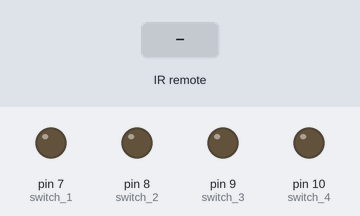
Recording of a sketch running on a simulated Arduino Uno, built with avr-gcc and run on an emulated ATmega328P. Shown: output pins drawn as LEDs (lit = HIGH). Inputs (shaded band) come from the test bench.

Above: at 1.2 s.
1.3 s: infrared code 0xFFA25D received
At 2.5 s:
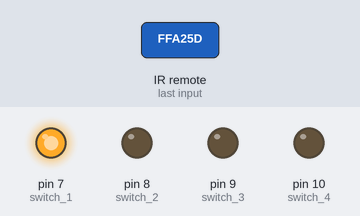
2.8 s: infrared code 0xFF629D received
At 3.6 s:
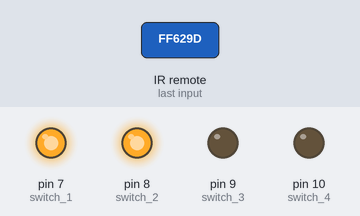
4.3 s: infrared code 0xFFE21D received
At 4.8 s:
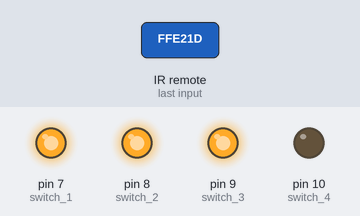
5.8 s: infrared code 0xFF22DD received
At 7.0 s:
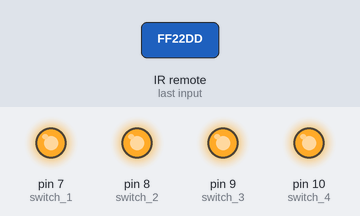
7.3 s: infrared code 0xFFA25D received
At 8.3 s:
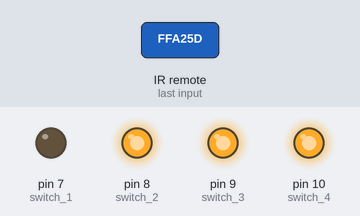
8.8 s: infrared code 0xFF629D received
At 9.4 s:
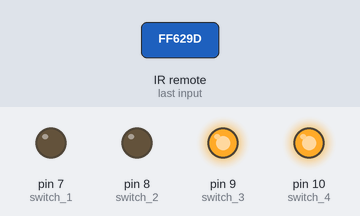
Timing chart, 0 to 11.3 s (numbered marks = the images above; inputs shaded):
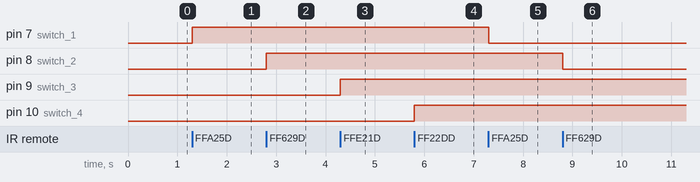

The sketch:

sketch_mar27b.ino
```cpp
#include <IRremote.h>
const int switch_1 = 7;
const int switch_2 = 8;
const int switch_3 = 9;
const int switch_4 = 10;
int RECV_PIN = 11;

int toggleState_1 = 0;
int toggleState_2 = 0;
int toggleState_3 = 0;
int toggleState_4 = 0;

IRrecv irrecv(RECV_PIN);
decode_results results;

void setup() {
  Serial.begin(9600);
  irrecv.enableIRIn();
  pinMode(switch_1, OUTPUT);
  pinMode(switch_2, OUTPUT);
  pinMode(switch_3, OUTPUT);
  pinMode(switch_4, OUTPUT);
}

void loop() {
  if (irrecv.decode(&results)){

    switch(results.value){
      case 0xFFA25D:
        if(toggleState_1 == 0){
          digitalWrite(switch_1, HIGH);
          toggleState_1 = 1;
        }
        else{
          digitalWrite(switch_1, LOW);
          toggleState_1 = 0;
        }
        delay(100);
      break;
      case 0xFF629D:
        if(toggleState_2 == 0){
          digitalWrite(switch_2, HIGH);
          toggleState_2 = 1;
        }
        else{
          digitalWrite(switch_2, LOW);
          toggleState_2 = 0;
        }
        delay(100);
      break;
      case 0xFFE21D:
        if(toggleState_3 == 0){
          digitalWrite(switch_3, HIGH);
          toggleState_3 = 1;
        }
        else{
          digitalWrite(switch_3, LOW);
          toggleState_3 = 0;
        }
        delay(100);
      break;
      case 0xFF22DD:
        if(toggleState_4 == 0){
          digitalWrite(switch_4, HIGH);
          toggleState_4 = 1;
        }
        else{
          digitalWrite(switch_4, LOW);
          toggleState_4 = 0;
        }
        delay(100);
      break;
      default : break;
    }

    irrecv.resume();
  }

}
```

Measured:
- after the input at 1.3 s, pin 7 (switch_1): LOW → HIGH at once
- after the input at 2.8 s, pin 8 (switch_2): LOW → HIGH at once
- after the input at 4.3 s, pin 9 (switch_3): LOW → HIGH at once
- after the input at 5.8 s, pin 10 (switch_4): LOW → HIGH at once
- after the input at 7.3 s, pin 7 (switch_1): HIGH → LOW at once
- after the input at 8.8 s, pin 8 (switch_2): HIGH → LOW at once
